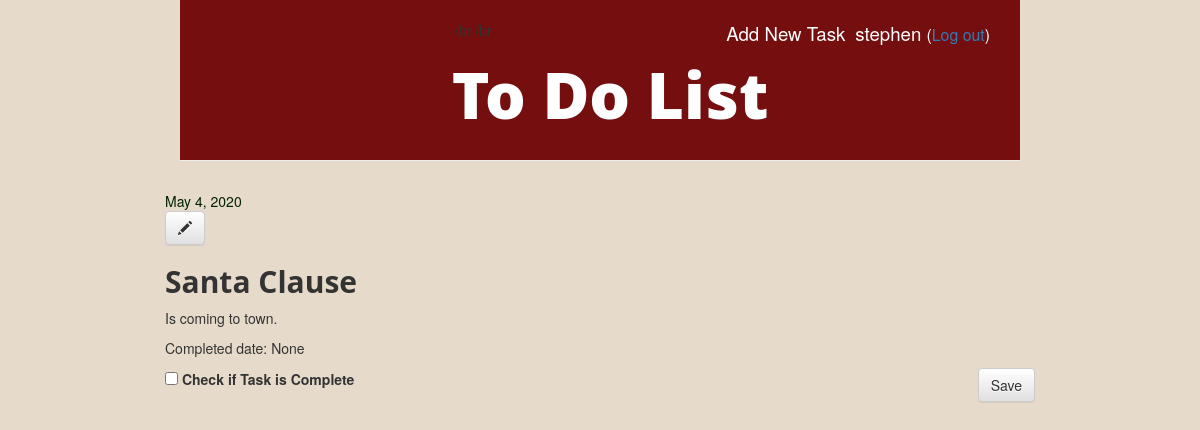
The app's page /task/19/ (signed in), older data.
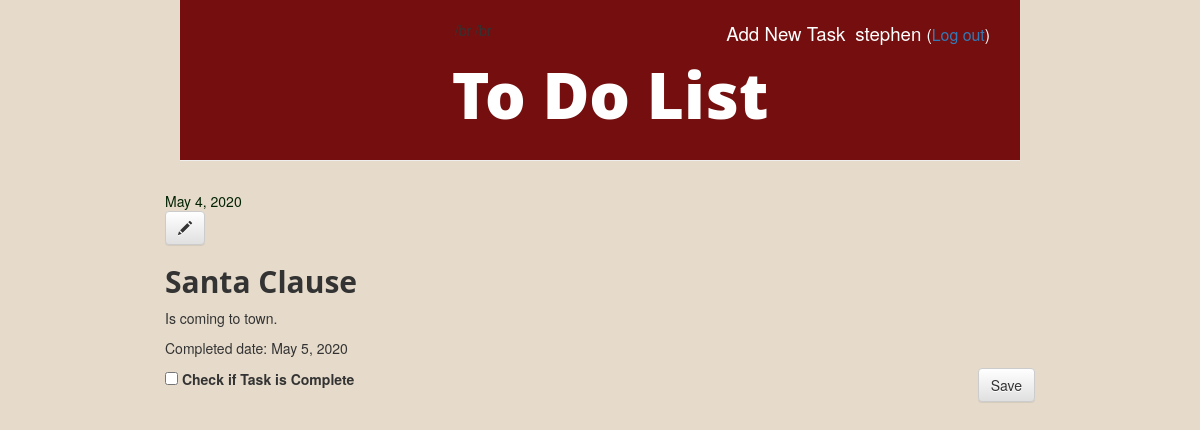
The same page, newer data.
### todoapp/models.py (models this page shows, shortened)
class Task(models.Model):
    posted_by = models.ForeignKey(settings.AUTH_USER_MODEL, on_delete=models.CASCADE, null=True)
    task_title = models.CharField(max_length=100)
    task_text = models.TextField()
    posted_date = models.DateField(default=timezone.now)
    checkbox = models.BooleanField(default=False)
    completed_date = models.DateField(blank=True, null=True)

### todoapp/views.py (the view)
# urls.py: path('task/<int:pk>/', views.task_detail, name='task_detail'),
def task_detail(request, pk):
    task = get_object_or_404(Task, pk=pk)
    return render(request, 'todoapp/task_detail.html', {'task':task})

### todoapp/templates/todoapp/task_detail.html (shortened to what this page needs)
{% extends 'todoapp/base.html' %}
{% block content %}
    <div class="post">
        {% if task.posted_date %}
            <div class="date">
                {{ task.posted_date }}
            </div>
        {% endif %}
        {% if user.is_authenticated %}
            <a class="btn btn-default" href="{% url 'task_edit' pk=task.pk %}"><span class="glyphicon glyphicon-pencil"></span></a>
        {% endif %}
        <h2>{{ task.task_title }}</h2>
        <p>{{ task.task_text|linebreaksbr }}</p>
        <p>Completed date: {{ task.completed_date }}</p>
        {% if user.is_authenticated %}
        <form action="http://127.0.0.1:8000/task/checkbox/{{ task.id }}/" method="POST">
            <div class="custom-control custom-checkbox">
                <input type="checkbox" name="status" class="custom-control-input" id="defaultUnchecked">
                <label class="custom-control-label" for="defaultUnchecked">Check if Task is Complete</label>
                <button type="submit" class="save btn btn-default">Save</button>
            </div>
        </form>
        {% endif %}
    </div>
{% endblock %}

Row changes from the older to the newer data that the page shows:
changed Task "Santa Clause": completed_date "None" → "May 5, 2020"
